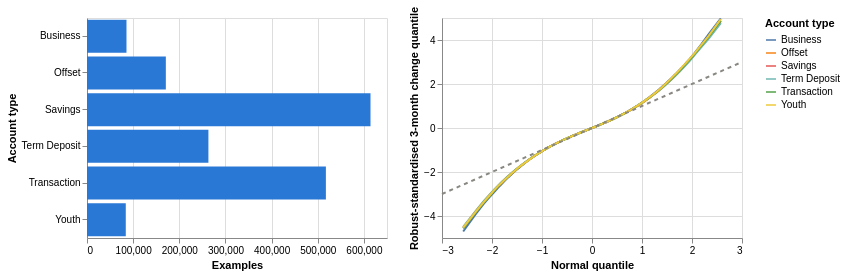

Notebook code for this chart:
### Markdown cell above
### B.3 Explore Feature of Interest `account_type`

### Code cell
by_type = (past_and_future_change(df, "account_id", "balance_date", "balance", HORIZON)
           .merge(accounts[["account_id", "account_type"]], on="account_id").dropna(subset=["future_change"]))

# Examples per account type, and the shape of the change within each type
type_counts = by_type["account_type"].value_counts().rename_axis("account_type").reset_index(name="examples")
bars = alt.Chart(type_counts).mark_bar(color="#2a78d6").encode(
    x=alt.X("examples:Q", title="Examples"), y=alt.Y("account_type:N", title="Account type")).properties(width=300, height=220)
qq = pd.concat([qq_frame(group["future_change"]).assign(account_type=kind) for kind, group in by_type.groupby("account_type")])
diagonal = pd.DataFrame({"theoretical": [-3, 3], "sample": [-3, 3]})
qq_by_type = (alt.Chart(qq).mark_line().encode(
        x=alt.X("theoretical:Q", title="Normal quantile"),
        y=alt.Y("sample:Q", title=f"Robust-standardised {HORIZON}-month change quantile"),
        color=alt.Color("account_type:N", title="Account type"))
    + alt.Chart(diagonal).mark_line(color="#898781", strokeDash=[4, 4]).encode(x="theoretical:Q", y="sample:Q")
).properties(width=300, height=220)
print(by_type.groupby("account_type")["future_change"].agg(skewness="skew", excess_kurtosis=lambda s: s.kurt()).round(2))
alt.hconcat(bars, qq_by_type)

### Figure 1 — Vega-Lite specification as saved in the notebook (floating-point values rounded to 4 significant figures; data arrays with more than 128 entries replaced by an {"elided": "..."} marker saying what was removed)
{"config": {"view": {"continuousWidth": 300, "continuousHeight": 300}}, "hconcat": [{"data": {"name": "data-5cc038788e79574b38d0801b6a3d54e1"}, "mark": {"type": "bar", "color": "#2a78d6"}, "encoding": {"x": {"field": "examples", "title": "Examples", "type": "quantitative"}, "y": {"field": "account_type", "title": "Account type", "type": "nominal"}}, "height": 220, "width": 300}, {"layer": [{"data": {"name": "data-caa0f034695f3e8b82ca4abafce9ac9e"}, "mark": {"type": "line"}, "encoding": {"color": {"field": "account_type", "title": "Account type", "type": "nominal"}, "x": {"field": "theoretical", "title": "Normal quantile", "type": "quantitative"}, "y": {"field": "sample", "title": "Robust-standardised 3-month change quantile", "type": "quantitative"}}}, {"data": {"name": "data-77c6682495c4b8b15ae5b12ce2242a61"}, "mark": {"type": "line", "color": "#898781", "strokeDash": [4, 4]}, "encoding": {"x": {"field": "theoretical", "type": "quantitative"}, "y": {"field": "sample", "type": "quantitative"}}}], "height": 220, "width": 300}], "$schema": "https://vega.github.io/schema/vega-lite/v5.20.1.json", "datasets": {"data-5cc038788e79574b38d0801b6a3d54e1": [{"account_type": "Savings", "examples": 614250}, {"account_type": "Transaction", "examples": 517590}, {"account_type": "Term Deposit", "examples": 263070}, {"account_type": "Offset", "examples": 170820}, {"account_type": "Business", "examples": 85545}, {"account_type": "Youth", "examples": 84015}], "data-caa0f034695f3e8b82ca4abafce9ac9e": {"elided": "1194 records"}, "data-77c6682495c4b8b15ae5b12ce2242a61": [{"theoretical": -3, "sample": -3}, {"theoretical": 3, "sample": 3}]}}
